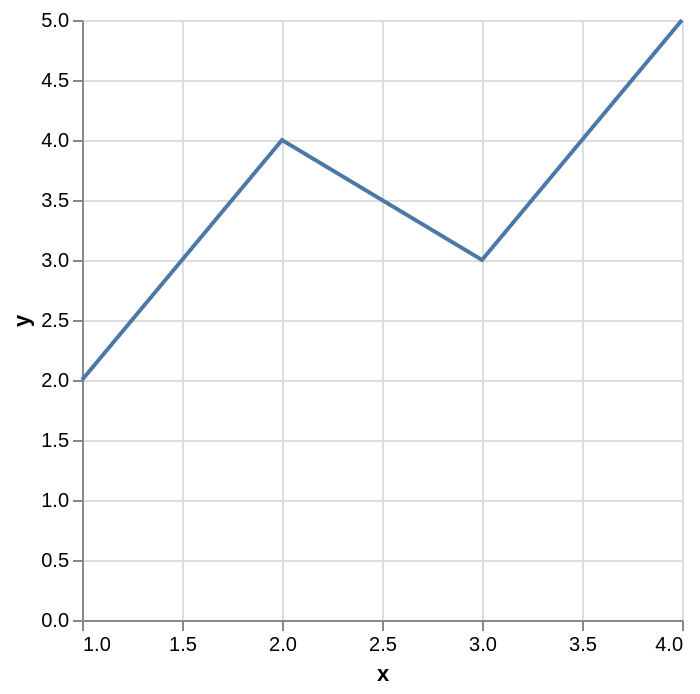

Vega-Lite specification for this chart:
### Vega-Lite specification from a JSON file in a GitHub repository (floating-point values rounded to 4 significant figures)
{"$schema": "https://vega.github.io/schema/vega-lite/v5.json", "description": "Minimal line chart for custom theme demo.", "data": {"values": [{"x": 1, "y": 2}, {"x": 2, "y": 4}, {"x": 3, "y": 3}, {"x": 4, "y": 5}]}, "mark": "line", "encoding": {"x": {"field": "x", "type": "quantitative"}, "y": {"field": "y", "type": "quantitative"}}}
